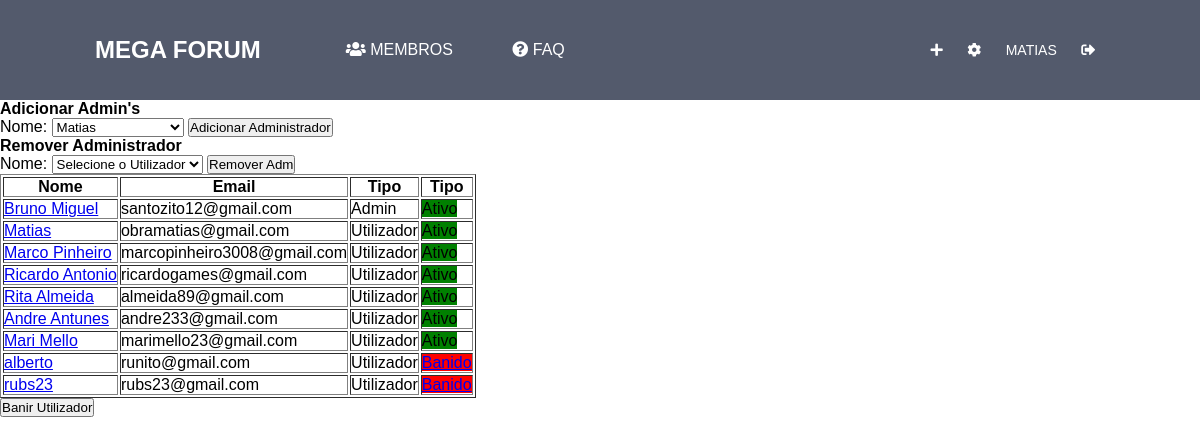
/Paginas/admin.php (signed in), run on the app's committed database.
### tables this page shows
CREATE TABLE `utilizadores` (
  `id_utilizador` int(11) NOT NULL,
  `nome_utilizador` varchar(200) NOT NULL,
  `email` varchar(200) NOT NULL,
  `password` varchar(11) NOT NULL,
  `foto` text NOT NULL,
  `type` int(11) NOT NULL,
  `data_registo` date NOT NULL,
  `sexo` text NOT NULL,
  `especialidade` varchar(255) NOT NULL,
  `bio` varchar(255) NOT NULL,
  `foto_capa` text NOT NULL,
  `link_facebook` text NOT NULL,
  `link_web` text NOT NULL,
  `link_instagram` text NOT NULL,
  `activo` int(11) NOT NULL
);

### Paginas/admin.php (the view, shortened to what this page needs)
<?php
    if(isset($_SESSION['username'])){
        include 'header2.php';
        include 'servidor.php';
?>
<!DOCTYPE html>
<html>
<head>
	<link rel="stylesheet" href="https://use.fontawesome.com/releases/v5.5.0/css/all.css">
  <link rel="stylesheet" href="../CSS/admin.css">
</head>
<body>
        <div class="admin_change">
        	<h4>Adicionar Admin's</h4>
        	<form method="POST">
				<a>Nome:</a>
					<select id="select" name="utilizadores">
				       	<optgroup label="Utilizadores">
				        <?php
				          	$sql = "SELECT * FROM utilizadores WHERE activo = '1' AND type = '0'";
				            $query = mysqli_query($bd, $sql);
				            $res = mysqli_fetch_assoc($query);
				            do {?>
				        	<option name="<?php echo $res['nome_utilizador'];?>"><?php echo utf8_encode($res['nome_utilizador']);?></option>
				        	<?php } while($res = mysqli_fetch_assoc($query));?>
				        </optgroup>
		    		</select>
        			<button name="btn_update_utilizador">Adicionar Administrador</button>
        </form>
    </div>
        <div class="remove_adm">
        	<h4>Remover Administrador </h4>
            <form method="POST">
            	<a>Nome:</a>
                <select id="select" name="utilizadores_adm">
                	<option value="" disabled="" selected="" style="display: none" >Selecione o Utilizador</option>
                        </select>
                            <button name="btn_remover_adm">Remover Adm</button>
            </form>
        </div>
<table id="customers" border="1">
  <tr>
    <th>Nome</th>
    <th>Email</th>
    <th>Tipo</th>
    <th>Tipo
  </tr>
<?php
$bd = mysqli_connect('localhost', 'root', '', 'pap2018');
			$sql = "SELECT * FROM utilizadores";
			$query = mysqli_query($bd, $sql);
			$res = mysqli_fetch_assoc($query);
			do {
			$user = $res['id_utilizador'];
			$sql_user = "SELECT * FROM utilizadores WHERE id_utilizador ='$user'";
			$query_user = mysqli_query($bd, $sql_user);
			$res_user = mysqli_fetch_assoc($query_user);
			$user = $res['id_utilizador'];
?>
			  <tr>
    <td><a href="Paginas/perfil_user.php?<?php echo $user;?>"><?php echo utf8_encode($res_user['nome_utilizador']); ?></a></td>
    <td><?php echo $res['email'];?></td>
    <td><?php
    		if($res['type'] == 1){
    			echo "Admin";
    		}else {
    			echo "Utilizador";
    		}
   		?>
    </td>
    <td><?php
    	if($res['activo'] == 1 ) {
    		echo "<a style='background-color: green;'>Ativo</a>";
    }else {
    		echo "<a style='background-color: red;' href='#'>Banido</a>";
    }
    			}while($res = mysqli_fetch_assoc($query));
?>
  </tr>
</table>
<?php
}else {
    header('Location: ../index.php');
}
?>
</head>
<body>
<button id="myBtns">Banir Utilizador</button>
</body>
</html>

### CSS/header.css (style rules this page uses)
* { padding: 0; margin: 0; font-family: "montserrat", sans-serif; }
html { height: 100%; }
body { min-height: 100%; position: relative; }

### CSS/admin.css (style rules this page uses)
body { font-family: Arial, Helvetica, sans-serif; }

### data on the page
utilizadores: nome_utilizador "Bruno Miguel", email "santozito12@gmail.com", type "Admin", activo "Ativo"
utilizadores: nome_utilizador "Matias", email "obramatias@gmail.com", type "Utilizador", activo "Ativo"
utilizadores: nome_utilizador "Marco Pinheiro", email "marcopinheiro3008@gmail.com", type "Utilizador", activo "Ativo"
utilizadores: nome_utilizador "Ricardo Antonio", email "ricardogames@gmail.com", type "Utilizador", activo "Ativo"
utilizadores: nome_utilizador "Rita Almeida", email "almeida89@gmail.com", type "Utilizador", activo "Ativo"
utilizadores: nome_utilizador "Andre Antunes", email "andre233@gmail.com", type "Utilizador", activo "Ativo"
utilizadores: nome_utilizador "Mari Mello", email "marimello23@gmail.com", type "Utilizador", activo "Ativo"
utilizadores: nome_utilizador "alberto", email "runito@gmail.com", type "Utilizador", activo "Banido"
utilizadores: nome_utilizador "rubs23", email "rubs23@gmail.com", type "Utilizador", activo "Banido"

### other printed values
utf8_encode($_SESSION['username']) "MATIAS"
form field utilizadores "Matias"
